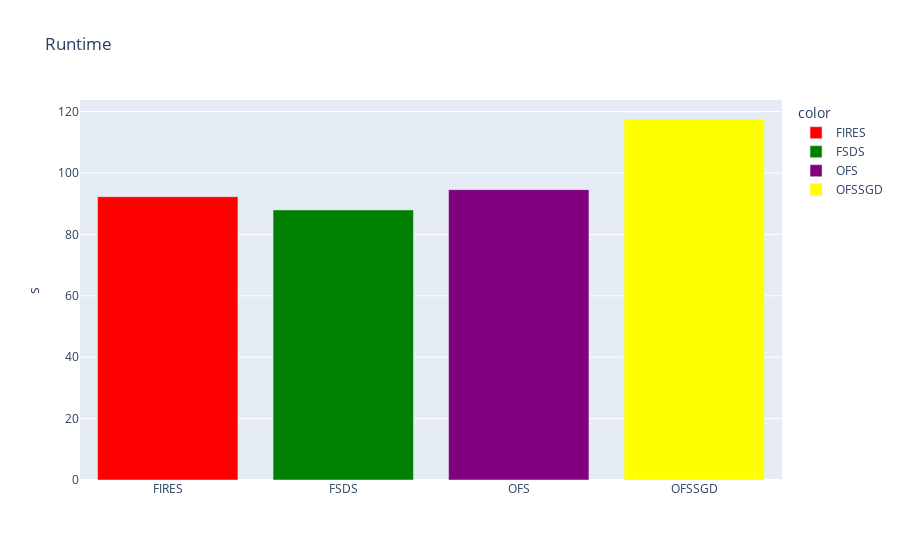

Notebook code for this chart:
### Code cell
# run times
col_names = ["FIRES","FSDS", "OFS", "OFSSGD"]
values = [fires_cuda_run_time, fsds_run_time, ofs_run_time, ofssgd_run_time]
fig = px.bar(x=col_names, y=values, title="Runtime", labels={"y":"s", "x":""}, color=col_names, color_discrete_map={'FIRES': 'red', 
                                                   'FSDS': 'green', 'OFS': 'purple', "OFSSGD":"yellow"})
fig.show()

### Figure 1 — Plotly figure (JSON) as saved in the notebook; plotly's stock layout.template omitted (floating-point values rounded to 4 significant figures)
{"data": [{"alignmentgroup": "True", "hovertemplate": "color=FIRES<br>=%{x}<br>s=%{y}<extra></extra>", "legendgroup": "FIRES", "marker": {"color": "red"}, "name": "FIRES", "offsetgroup": "FIRES", "orientation": "v", "showlegend": true, "textposition": "auto", "type": "bar", "x": ["FIRES"], "xaxis": "x", "y": [92.27], "yaxis": "y"}, {"alignmentgroup": "True", "hovertemplate": "color=FSDS<br>=%{x}<br>s=%{y}<extra></extra>", "legendgroup": "FSDS", "marker": {"color": "green"}, "name": "FSDS", "offsetgroup": "FSDS", "orientation": "v", "showlegend": true, "textposition": "auto", "type": "bar", "x": ["FSDS"], "xaxis": "x", "y": [87.95], "yaxis": "y"}, {"alignmentgroup": "True", "hovertemplate": "color=OFS<br>=%{x}<br>s=%{y}<extra></extra>", "legendgroup": "OFS", "marker": {"color": "purple"}, "name": "OFS", "offsetgroup": "OFS", "orientation": "v", "showlegend": true, "textposition": "auto", "type": "bar", "x": ["OFS"], "xaxis": "x", "y": [94.57], "yaxis": "y"}, {"alignmentgroup": "True", "hovertemplate": "color=OFSSGD<br>=%{x}<br>s=%{y}<extra></extra>", "legendgroup": "OFSSGD", "marker": {"color": "yellow"}, "name": "OFSSGD", "offsetgroup": "OFSSGD", "orientation": "v", "showlegend": true, "textposition": "auto", "type": "bar", "x": ["OFSSGD"], "xaxis": "x", "y": [117.6], "yaxis": "y"}], "layout": {"barmode": "relative", "legend": {"title": {"text": "color"}, "tracegroupgap": 0}, "title": {"text": "Runtime"}, "xaxis": {"anchor": "y", "domain": [0, 1], "title": {"text": ""}}, "yaxis": {"anchor": "x", "domain": [0, 1], "title": {"text": "s"}}}}
